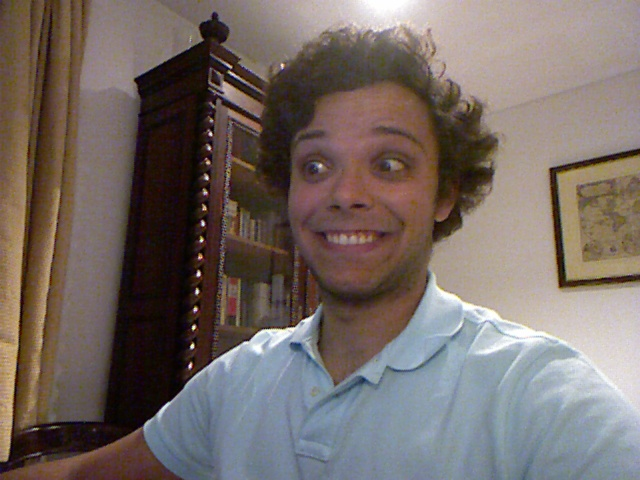
#> input picture kinect/img-1625963495.1012716.jpg, 640 x 480 px
$ python -i panorama_functions.py   (imports and definitions only)
#> lines starting #> are read from the running program, lines starting #| are printed output that depends on the picture
import cv2 as cv
import os
import numpy as np
import open3d as o3d


# [19 lines left out: function read_rgbd, not called in this run]

def compute_homographies(images):
    output = []

    image = images[0]
    for i in range(len(images)-1):
        next_image = images[i+1]

        homography_matrix = find_homography_matrix(image, next_image)

        if(homography_matrix is None):
            continue

        stitched_image = compute_warp(image, next_image, homography_matrix)

        stitched_image = remove_black(stitched_image)

        output.append(stitched_image)


        image = stitched_image

    panorama = image

    return panorama

def find_homography_matrix(image, next_image):
     gray = cv.cvtColor(image,cv.COLOR_BGR2GRAY)
     gray2 = cv.cvtColor(next_image, cv.COLOR_BGR2GRAY)

     sift = cv.SIFT_create()

     kp1, des1 = sift.detectAndCompute(gray, None)
     kp2, des2 = sift.detectAndCompute(gray2, None)

     #flann matches
     FLANN_INDEX_KDTREE=0
     index_params = dict(algorithm = FLANN_INDEX_KDTREE, trees=5)
     search_params = dict(checks = 50)
     flann = cv.FlannBasedMatcher(index_params, search_params)

     matches = flann.knnMatch(des1, des2, k=2)

     #get rid of bad matches
     good_matches = []
     good_points = []

     for m,n in matches:
         if m.distance < 0.6*n.distance:
             good_matches.append(m)
             good_points.append((m.trainIdx, m.queryIdx))


     if len(good_matches) > 8:

         img1_kp = np.float32(
            [kp1[i].pt for (_, i) in good_points])
         img2_kp = np.float32(
            [kp2[i].pt for (i, _) in good_points])

         M, _ = cv.findHomography(img2_kp, img1_kp, cv.RANSAC,5.0)

         return M
     return None

# [52 lines left out: functions compute_warp, remove_black, not called in this run]


# [10 lines not run here, left out]

>>> import cv2
>>> picture = cv2.imread('img-1625963495.1012716.jpg', cv2.IMREAD_GRAYSCALE)
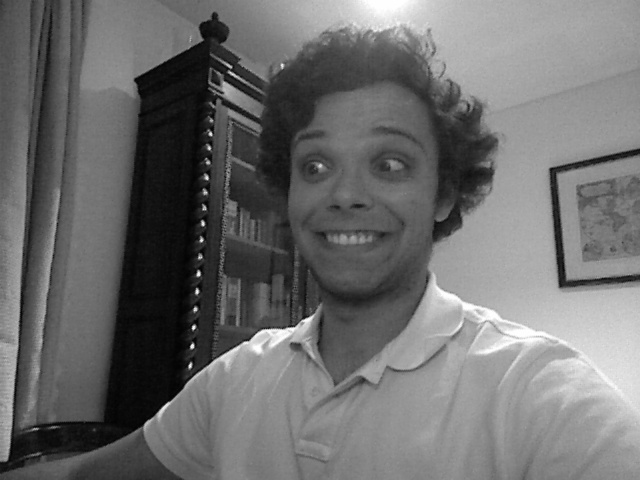
#> picture: shape (480, 640); min 0, max 255, mean 109.1
>>> result = compute_homographies(picture)
#> in compute_homographies, `image = images[0]`: image = 640 values, max 255 at index 365, min 50 at index 52, mean 153.3
#> the loop in compute_homographies, `for i in range(len(images)-1):` made 1 pass
#> after the loop in compute_homographies, `for i in range(len(images)-1):`: output = []
#> (the run stopped early here; a loop or call above may not have finished)
